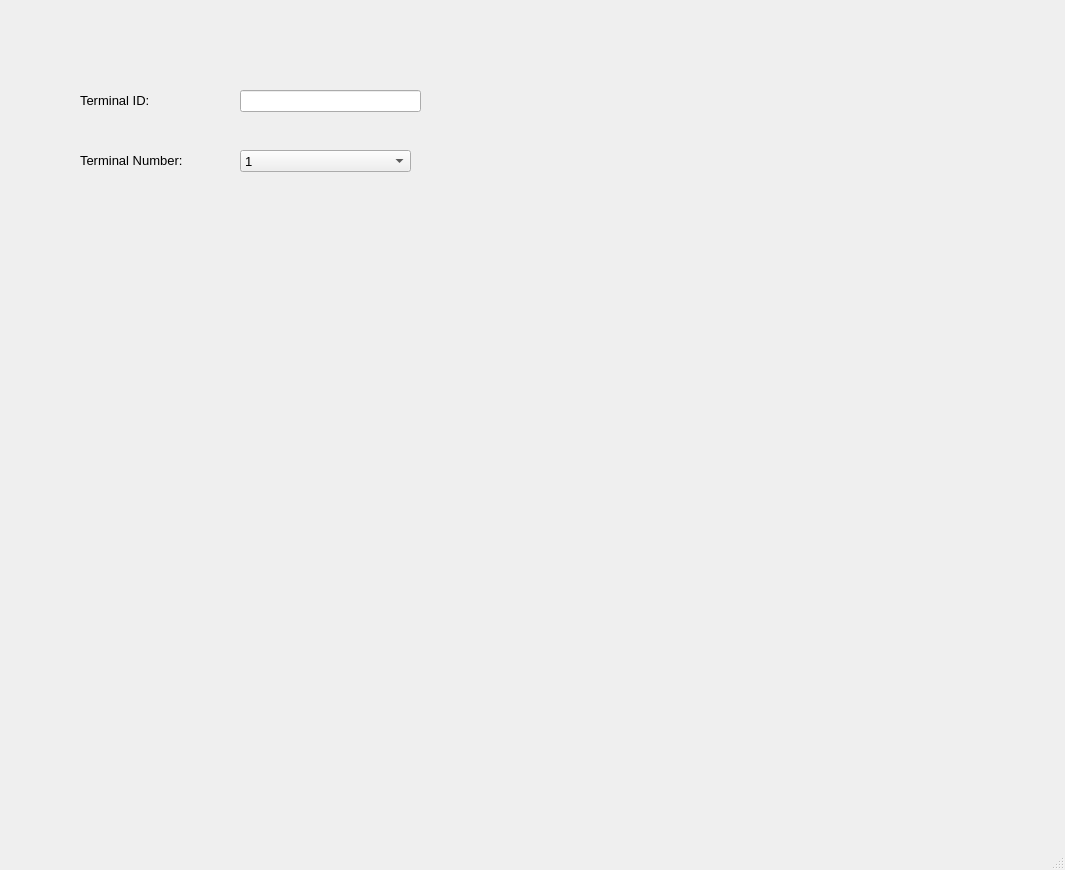
<?xml version="1.0" encoding="UTF-8"?>
<ui version="4.0">
 <class>Terminal</class>
 <widget class="QMainWindow" name="Terminal">
  <property name="geometry">
   <rect>
    <x>0</x>
    <y>0</y>
    <width>1065</width>
    <height>870</height>
   </rect>
  </property>
  <property name="windowTitle">
   <string>Terminal</string>
  </property>
  <widget class="QWidget" name="centralwidget">
   <widget class="QLabel" name="label">
    <property name="geometry">
     <rect>
      <x>80</x>
      <y>70</y>
      <width>121</width>
      <height>61</height>
     </rect>
    </property>
    <property name="font">
     <font>
      <pointsize>10</pointsize>
     </font>
    </property>
    <property name="text">
     <string>Terminal ID:</string>
    </property>
   </widget>
   <widget class="QLabel" name="label_2">
    <property name="geometry">
     <rect>
      <x>80</x>
      <y>130</y>
      <width>141</width>
      <height>61</height>
     </rect>
    </property>
    <property name="font">
     <font>
      <pointsize>10</pointsize>
     </font>
    </property>
    <property name="text">
     <string>Terminal Number:</string>
    </property>
   </widget>
   <widget class="QComboBox" name="comboBox_2">
    <property name="geometry">
     <rect>
      <x>240</x>
      <y>150</y>
      <width>171</width>
      <height>22</height>
     </rect>
    </property>
    <property name="font">
     <font>
      <pointsize>10</pointsize>
     </font>
    </property>
    <item>
     <property name="text">
      <string>1</string>
     </property>
    </item>
    <item>
     <property name="text">
      <string>2</string>
     </property>
    </item>
   </widget>
   <widget class="QLineEdit" name="lineEdit">
    <property name="geometry">
     <rect>
      <x>240</x>
      <y>90</y>
      <width>181</width>
      <height>22</height>
     </rect>
    </property>
    <property name="font">
     <font>
      <pointsize>10</pointsize>
     </font>
    </property>
    <property name="text">
     <string/>
    </property>
   </widget>
  </widget>
  <widget class="QMenuBar" name="menubar">
   <property name="geometry">
    <rect>
     <x>0</x>
     <y>0</y>
     <width>1065</width>
     <height>26</height>
    </rect>
   </property>
  </widget>
  <widget class="QStatusBar" name="statusbar"/>
 </widget>
 <resources/>
 <connections/>
</ui>
